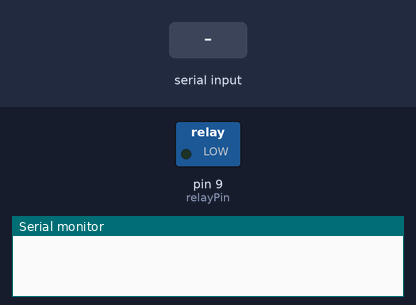
Recording of a sketch running on a simulated Arduino Uno, built with avr-gcc and run on an emulated ATmega328P. On the bench: switched loads named in the sketch (green lamp = pin HIGH), the last lines printed to the serial monitor. The inputs (shaded band) are chosen by the test bench.

Above: at 1.2 s.
1.3 s: "1" received over Serial
At 1.9 s:
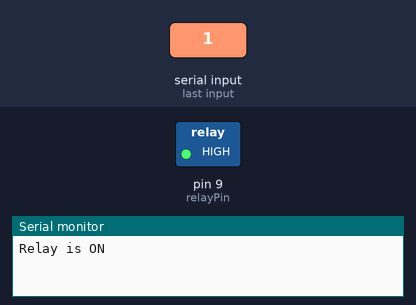
2.8 s: "0" received over Serial
At 4.2 s:
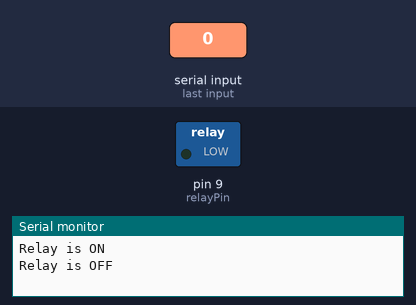
Timing chart, 0 to 5.8 s (numbered marks = the images above; inputs shaded):
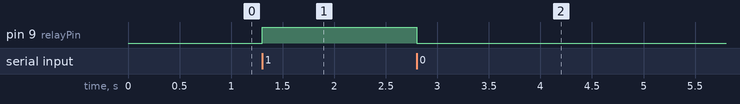

The sketch:

SirenSketch.ino
```cpp
// Define the pin connected to the relay
const int relayPin = 9; // Change this to the actual pin you are using

void setup() {
  // Initialize the relay pin as an output
  pinMode(relayPin, OUTPUT);
  // Start serial communication at 9600 baud
  Serial.begin(9600);
}

void loop() {
  // Check if there is data available to read from the serial port
  if (Serial.available() > 0) {
    // Read the incoming byte
    char incomingByte = Serial.read();

    // Check if the incoming byte is '1' (ASCII value)
    if (incomingByte == '1') {
      // Turn on the relay
      digitalWrite(relayPin, HIGH);
      Serial.println("Relay is ON");
    }
    // Check if the incoming byte is '0' (ASCII value)
    else if (incomingByte == '0') {
      // Turn off the relay
      digitalWrite(relayPin, LOW);
      Serial.println("Relay is OFF");
    }
  }
}
```

Measured:
- after the input at 1.3 s, pin 9 (relayPin): LOW → HIGH at once
- after the input at 2.8 s, pin 9 (relayPin): HIGH → LOW at once
